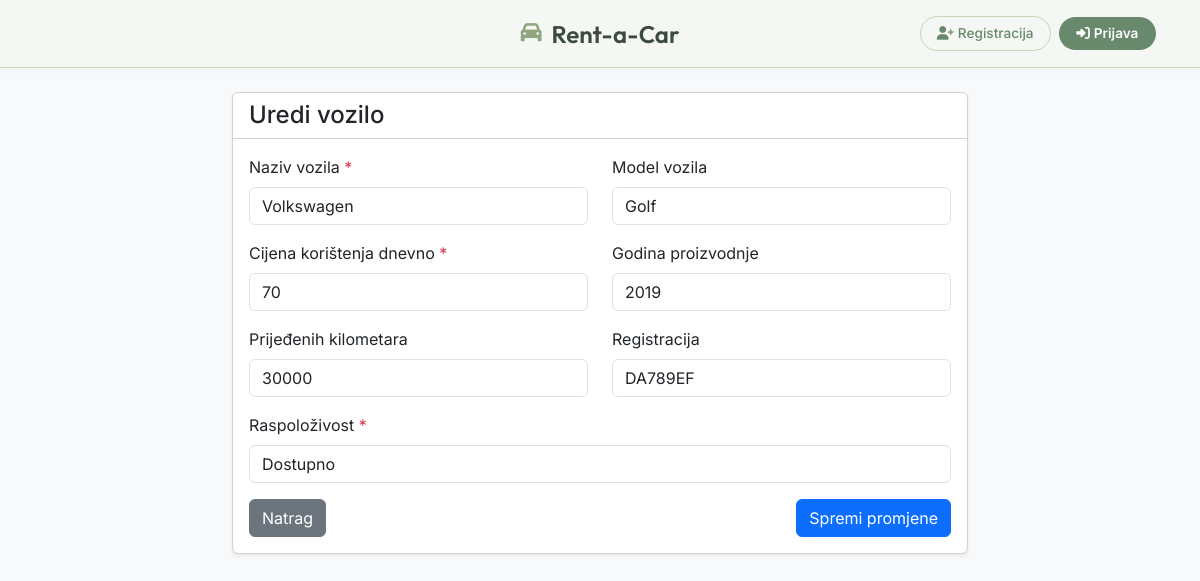
Page /edit_vozilo.php?id=52 on the earlier database version.
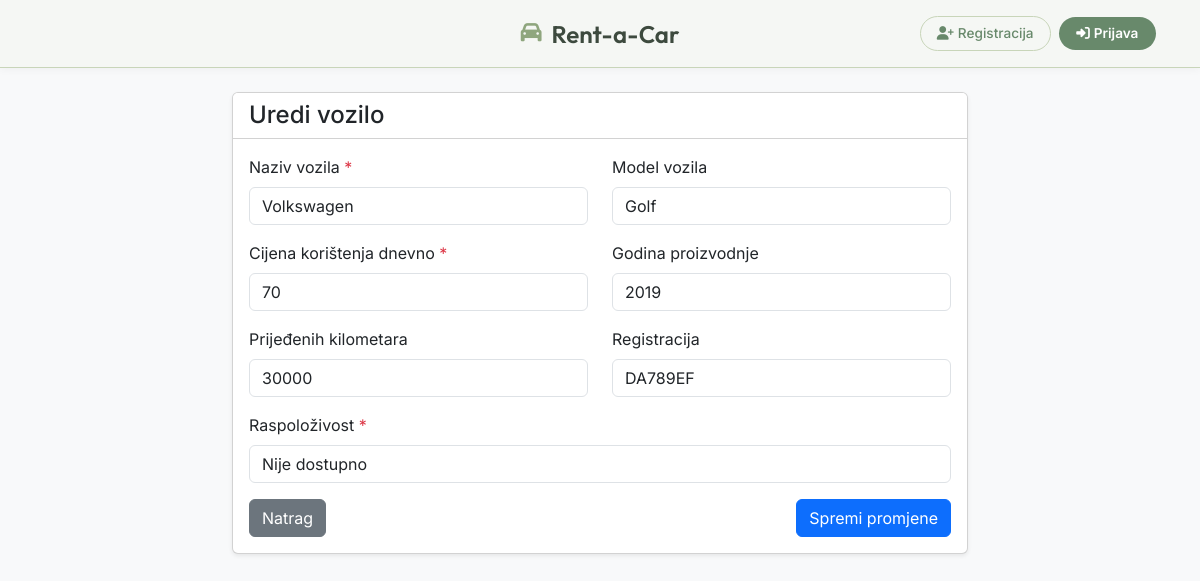
Same page on the later database version.
### tables this page shows
CREATE TABLE `vozila` (
  `IDVozilo` int(11) NOT NULL,
  `Naziv` char(25) NOT NULL,
  `Model` char(25) DEFAULT NULL,
  `TipVozila` varchar(30) DEFAULT 'Limuzina',
  `CijenaKoristenjaDnevno` float NOT NULL,
  `Raspolozivost` enum('Dostupno','Nije dostupno','Rezervirano') NOT NULL DEFAULT 'Dostupno'
);

### edit_vozilo.php (the view, shortened to what this page needs)
<?php
include("db__connection.php");
if (isset($_GET['id'])) {
    $id = mysqli_real_escape_string($db, $_GET['id']);
    $query = "SELECT
                vozila.*,
                karakteristike_automobila.*
              FROM
                vozila
              JOIN
                karakteristike_automobila ON vozila.IDVozilo = karakteristike_automobila.VoziloID
              WHERE
                vozila.IDVozilo = '$id'";
    $result = mysqli_query($db, $query);
    $vozilo = mysqli_fetch_assoc($result);
}
?>
<!doctype html>
<html lang="en">
<head>
    <link href="https://cdn.jsdelivr.net/npm/bootstrap@5.0.2/dist/css/bootstrap.min.css" rel="stylesheet">
    <link rel="stylesheet" href="https://cdnjs.cloudflare.com/ajax/libs/font-awesome/6.0.0/css/all.min.css">
</head>
<body class="bg-light">
<?php include("navigacija.php");     ?>
    <div class="container py-4">
        <div class="row justify-content-center">
            <div class="col-md-8">
                <div class="card shadow-sm">
                    <div class="card-header bg-white">
                        <h4 class="mb-0">Uredi vozilo</h4>
                    </div>
                    <div class="card-body">
                        <form method="POST">
                            <div class="row">
                                <div class="col-md-6 mb-3">
                                    <label class="form-label">Naziv vozila <span class="text-danger">*</span></label>
                                    <input type="text" class="form-control" name="naziv"
                                           value="<?= htmlspecialchars($vozilo['Naziv']) ?>"
                                           maxlength="25" required>
                                </div>
                                <div class="col-md-6 mb-3">
                                    <label class="form-label">Model vozila</label>
                                    <input type="text" class="form-control" name="model"
                                           value="<?= htmlspecialchars($vozilo['Model'] ?? '') ?>"
                                           maxlength="25">
                                </div>
                            </div>
                            <div class="row">
                                <div class="col-md-6 mb-3">
                                    <label class="form-label">Cijena korištenja dnevno <span class="text-danger">*</span></label>
                                    <input type="number" step="0.01" class="form-control" name="cijena"
                                           value="<?= htmlspecialchars($vozilo['CijenaKoristenjaDnevno']) ?>" required>
                                </div>
                                <div class="col-md-6 mb-3">
                                    <label class="form-label">Godina proizvodnje</label>
                                    <input type="text" class="form-control" name="godiste"
                                           value="<?= htmlspecialchars($vozilo['Godiste'] ?? '') ?>">
                                </div>
                            </div>
                            <div class="row">
                                <div class="col-md-6 mb-3">
                                    <label class="form-label">Prijeđenih kilometara</label>
                                    <input type="number" class="form-control" name="kilometraza"
                                           value="<?= htmlspecialchars($vozilo['Kilometraza'] ?? '') ?>">
                                </div>
                                <div class="col-md-6 mb-3">
                                    <label class="form-label">Registracija</label>
                                    <input type="text" class="form-control" name="registracija"
                                           value="<?= htmlspecialchars($vozilo['Registracija'] ?? '') ?>">
                                </div>
                            </div>
                            <div class="mb-3">
                                <label class="form-label">Raspoloživost <span class="text-danger">*</span></label>
                                <select class="form-control" name="raspolozivost" required>
                                    <option value="Dostupno" <?= ($vozilo['Raspolozivost'] == 'Dostupno') ? 'selected' : '' ?>>Dostupno</option>
                                    <option value="Nije dostupno" <?= ($vozilo['Raspolozivost'] != 'Dostupno') ? 'selected' : '' ?>>Nije dostupno</option>
                                </select>
                            </div>
                            <div class="d-flex justify-content-between">
                                <a href="pregled_vozila.php" class="btn btn-secondary">Natrag</a>
                                <button type="submit" class="btn btn-primary">Spremi promjene</button>
                            </div>
                        </form>
                    </div>
                </div>
            </div>
        </div>
    </div>
</body>
</html>

Differences in the rows shown:
changed vozila: raspolozivost "Dostupno" → "Nije dostupno"
